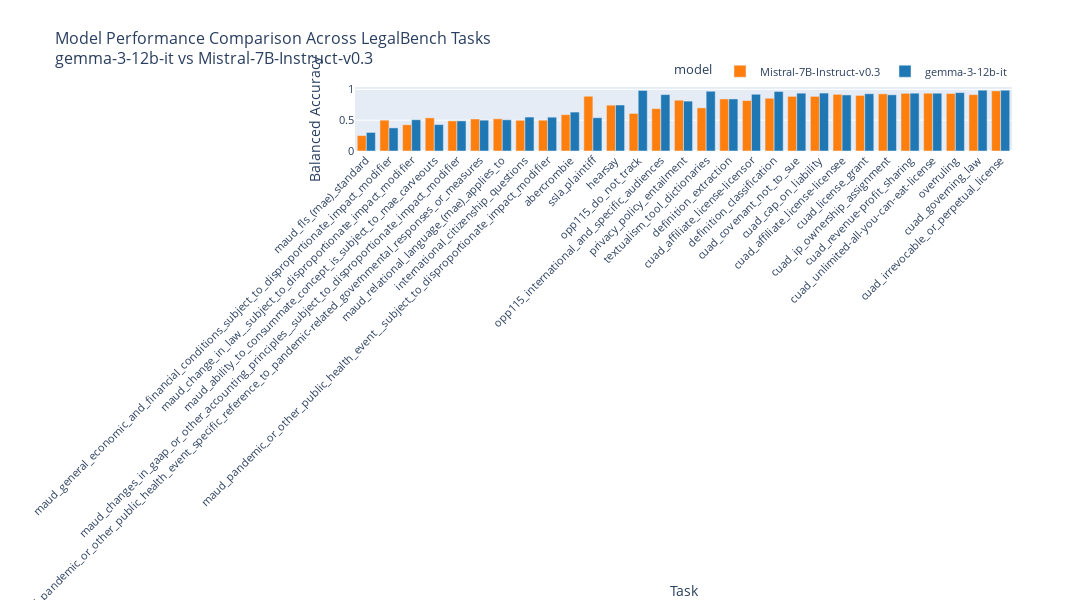

Notebook cell for this chart:
### Code cell
# Create grouped bar chart comparing the two models across tasks
# Melt the dataframe to have model as a column for plotting
plot_data = pd.melt(
    comparison_df, 
    id_vars=['task'], 
    value_vars=['gemma-3-12b-it', 'Mistral-7B-Instruct-v0.3'],
    var_name='model', 
    value_name='balanced_accuracy'
)

# Remove rows with zero values (no results)
plot_data = plot_data[plot_data['balanced_accuracy'] > 0]

# Sort tasks by average performance for better visualization
task_avg = plot_data.groupby('task')['balanced_accuracy'].mean().sort_values(ascending=True)
plot_data['task'] = pd.Categorical(plot_data['task'], categories=task_avg.index, ordered=True)
plot_data = plot_data.sort_values('task')

fig = px.bar(
    plot_data,
    x='task',
    y='balanced_accuracy',
    color='model',
    barmode='group',
    title='Model Performance Comparison Across LegalBench Tasks<br>gemma-3-12b-it vs Mistral-7B-Instruct-v0.3',
    labels={'balanced_accuracy': 'Balanced Accuracy', 'task': 'Task'},
    color_discrete_map={
        'gemma-3-12b-it': '#1f77b4',
        'Mistral-7B-Instruct-v0.3': '#ff7f0e'
    }
)

# Customize layout
fig.update_layout(
    height=600,
    width=max(1200, len(task_avg) * 60),
    font=dict(size=11),
    title_font_size=16,
    xaxis_title_font_size=14,
    yaxis_title_font_size=14,
    xaxis_tickangle=-45,
    legend=dict(
        orientation="h",
        yanchor="bottom",
        y=1.02,
        xanchor="right",
        x=1
    )
)

fig.show()

### Figure 1 — Plotly figure (JSON) as saved in the notebook; plotly's stock layout.template omitted (floating-point values rounded to 4 significant figures)
{"data": [{"alignmentgroup": "True", "hovertemplate": "model=Mistral-7B-Instruct-v0.3<br>Task=%{x}<br>Balanced Accuracy=%{y}<extra></extra>", "legendgroup": "Mistral-7B-Instruct-v0.3", "marker": {"color": "#ff7f0e", "pattern": {"shape": ""}}, "name": "Mistral-7B-Instruct-v0.3", "offsetgroup": "Mistral-7B-Instruct-v0.3", "orientation": "v", "showlegend": true, "textposition": "auto", "type": "bar", "x": ["maud_fls_(mae)_standard", "maud_general_economic_and_financial_conditions_subject_to_disproportionate_impact_modifier", "maud_change_in_law__subject_to_disproportionate_impact_modifier", "maud_ability_to_consummate_concept_is_subject_to_mae_carveouts", "maud_changes_in_gaap_or_other_accounting_principles__subject_to_disproportionate_impact_modifier", "maud_pandemic_or_other_public_health_event_specific_reference_to_pandemic-related_governmental_responses_or_measures", "maud_relational_language_(mae)_applies_to", "international_citizenship_questions", "maud_pandemic_or_other_public_health_event__subject_to_disproportionate_impact_modifier", "abercrombie", "ssla_plaintiff", "hearsay", "opp115_do_not_track", "opp115_international_and_specific_audiences", "privacy_policy_entailment", "textualism_tool_dictionaries", "definition_extraction", "cuad_affiliate_license-licensor", "definition_classification", "cuad_covenant_not_to_sue", "cuad_cap_on_liability", "cuad_affiliate_license-licensee", "cuad_license_grant", "cuad_ip_ownership_assignment", "cuad_revenue-profit_sharing", "cuad_unlimited-all-you-can-eat-license", "overruling", "cuad_governing_law", "cuad_irrevocable_or_perpetual_license"], "xaxis": "x", "y": [0.25, 0.5, 0.4253, 0.5377, 0.4882, 0.5192, 0.5228, 0.4982, 0.5, 0.5895, 0.888, 0.7437, 0.6091, 0.6875, 0.8241, 0.6995, 0.8443, 0.8182, 0.8555, 0.8864, 0.886, 0.9192, 0.9011, 0.9271, 0.9354, 0.9375, 0.9328, 0.9144, 0.975], "yaxis": "y"}, {"alignmentgroup": "True", "hovertemplate": "model=gemma-3-12b-it<br>Task=%{x}<br>Balanced Accuracy=%{y}<extra></extra>", "legendgroup": "gemma-3-12b-it", "marker": {"color": "#1f77b4", "pattern": {"shape": ""}}, "name": "gemma-3-12b-it", "offsetgroup": "gemma-3-12b-it", "orientation": "v", "showlegend": true, "textposition": "auto", "type": "bar", "x": ["maud_fls_(mae)_standard", "maud_general_economic_and_financial_conditions_subject_to_disproportionate_impact_modifier", "maud_change_in_law__subject_to_disproportionate_impact_modifier", "maud_ability_to_consummate_concept_is_subject_to_mae_carveouts", "maud_changes_in_gaap_or_other_accounting_principles__subject_to_disproportionate_impact_modifier", "maud_pandemic_or_other_public_health_event_specific_reference_to_pandemic-related_governmental_responses_or_measures", "maud_relational_language_(mae)_applies_to", "international_citizenship_questions", "maud_pandemic_or_other_public_health_event__subject_to_disproportionate_impact_modifier", "abercrombie", "ssla_plaintiff", "hearsay", "opp115_do_not_track", "opp115_international_and_specific_audiences", "privacy_policy_entailment", "textualism_tool_dictionaries", "definition_extraction", "cuad_affiliate_license-licensor", "definition_classification", "cuad_covenant_not_to_sue", "cuad_cap_on_liability", "cuad_affiliate_license-licensee", "cuad_license_grant", "cuad_ip_ownership_assignment", "cuad_revenue-profit_sharing", "cuad_unlimited-all-you-can-eat-license", "overruling", "cuad_governing_law", "cuad_irrevocable_or_perpetual_license"], "xaxis": "x", "y": [0.3012, 0.375, 0.5072, 0.4286, 0.4887, 0.5, 0.5062, 0.5507, 0.549, 0.6316, 0.5398, 0.746, 0.9818, 0.9152, 0.8091, 0.9694, 0.8443, 0.9205, 0.9654, 0.9383, 0.9398, 0.9091, 0.9291, 0.9115, 0.938, 0.9375, 0.9468, 0.9863, 0.9857], "yaxis": "y"}], "layout": {"barmode": "group", "font": {"size": 11}, "height": 600, "legend": {"orientation": "h", "title": {"text": "model"}, "tracegroupgap": 0, "x": 1, "xanchor": "right", "y": 1.02, "yanchor": "bottom"}, "title": {"font": {"size": 16}, "text": "Model Performance Comparison Across LegalBench Tasks<br>gemma-3-12b-it vs Mistral-7B-Instruct-v0.3"}, "width": 1740, "xaxis": {"anchor": "y", "domain": [0, 1], "tickangle": -45, "title": {"font": {"size": 14}, "text": "Task"}}, "yaxis": {"anchor": "x", "domain": [0, 1], "title": {"font": {"size": 14}, "text": "Balanced Accuracy"}}}}
